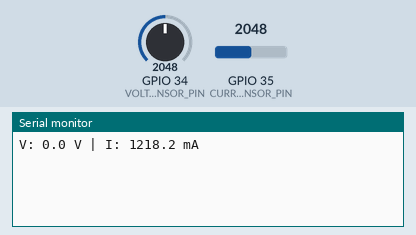
The sketch below on a simulated ESP32. On the bench: the last lines printed to the serial monitor. Inputs (shaded band) come from the test bench; at power-on: GPIO 34 (VOLTAGE_SENSOR_PIN) = 2048, GPIO 35 (CURRENT_SENSOR_PIN) = 2048.

Above: at 3.2 s.
3.3 s: GPIO 34 (VOLTAGE_SENSOR_PIN) set to 2866
At 4.6 s:
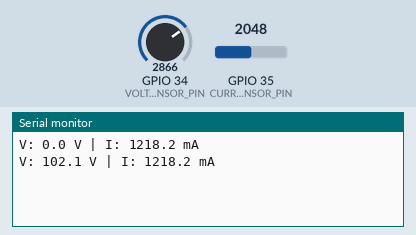
4.8 s: GPIO 35 (CURRENT_SENSOR_PIN) set to 2866
At 6.1 s:
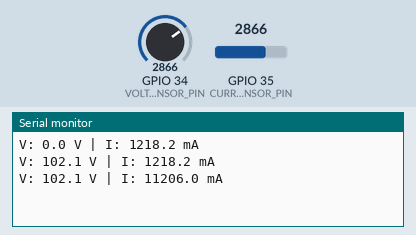
6.3 s: GPIO 34 (VOLTAGE_SENSOR_PIN) set to 3603
At 7.3 s:
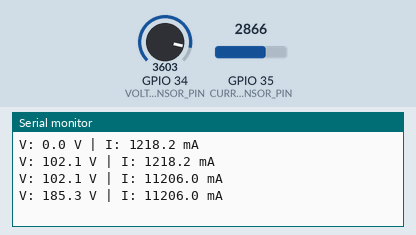
7.8 s: GPIO 35 (CURRENT_SENSOR_PIN) set to 3603
At 9.2 s:
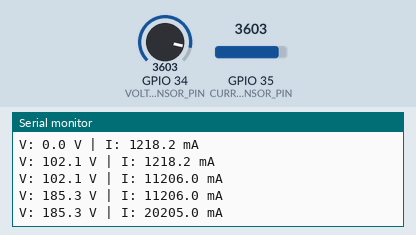
Timing chart, 0 to 10.3 s (numbered marks = the images above; inputs shaded):
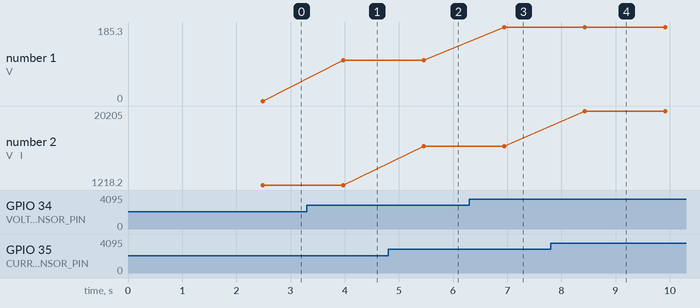

The sketch:

streetlight.ino
```cpp
#define VOLTAGE_SENSOR_PIN 34
#define CURRENT_SENSOR_PIN 35

#define VOLTAGE_OFFSET 1.58f
#define CURRENT_OFFSET 1.57f

#define ACS712_SENSITIVITY 0.066f
#define SAMPLE_COUNT 1500
#define SAMPLE_DELAY_US 50

float VOLTAGE_SCALE = 140.0f;


// -------- VOLTAGE --------
float readRMSVoltage() {
  float sum = 0;

  for (int i = 0; i < SAMPLE_COUNT; i++) {
    float v = (analogRead(VOLTAGE_SENSOR_PIN) / 4095.0) * 3.3;
    float ac = (v - VOLTAGE_OFFSET) * VOLTAGE_SCALE;
    sum += ac * ac;
    delayMicroseconds(SAMPLE_DELAY_US);
  }

  float rms = sqrt(sum / SAMPLE_COUNT);

  if (rms < 10) return 0;
  return rms;
}


// -------- CURRENT (FIXED) --------
float readRMSCurrent() {
  float sum = 0;

  for (int i = 0; i < SAMPLE_COUNT; i++) {
    float v = (analogRead(CURRENT_SENSOR_PIN) / 4095.0) * 3.3;

    float delta = v - CURRENT_OFFSET;
    sum += delta * delta;

    delayMicroseconds(SAMPLE_DELAY_US);
  }

  float vRms = sqrt(sum / SAMPLE_COUNT);

  float current = vRms / ACS712_SENSITIVITY;

  if (current < 0.02) return 0;

  return current;
}


// -------- SETUP --------
void setup() {
  Serial.begin(115200);
  delay(2000);
  for (int i = 0; i < 20; i++) Serial.println();
}


// -------- LOOP --------
void loop() {

  float voltage = readRMSVoltage();
  float current = readRMSCurrent();

  Serial.print("V: ");
  Serial.print(voltage, 1);
  Serial.print(" V | ");

  Serial.print("I: ");
  Serial.print(current * 1000, 1);
  Serial.println(" mA");

  delay(1000);
}
```

Measured:
- after the input at 3.3 s, the serial monitor: prints a new line after 0.67 s (image 1)
- after the input at 4.8 s, the serial monitor: prints a new line after 0.66 s (image 2)
- after the input at 6.3 s, the serial monitor: prints a new line after 0.64 s (image 3)
- after the input at 7.8 s, the serial monitor: prints a new line after 0.63 s (image 4)
- plotted number 1: 0 → 102.1 after the input at 3.3 s, 102.1 → 185.3 after the input at 6.3 s
- plotted number 2: 1218.2 → 11206 after the input at 4.8 s, 11206 → 20205 after the input at 7.8 s
